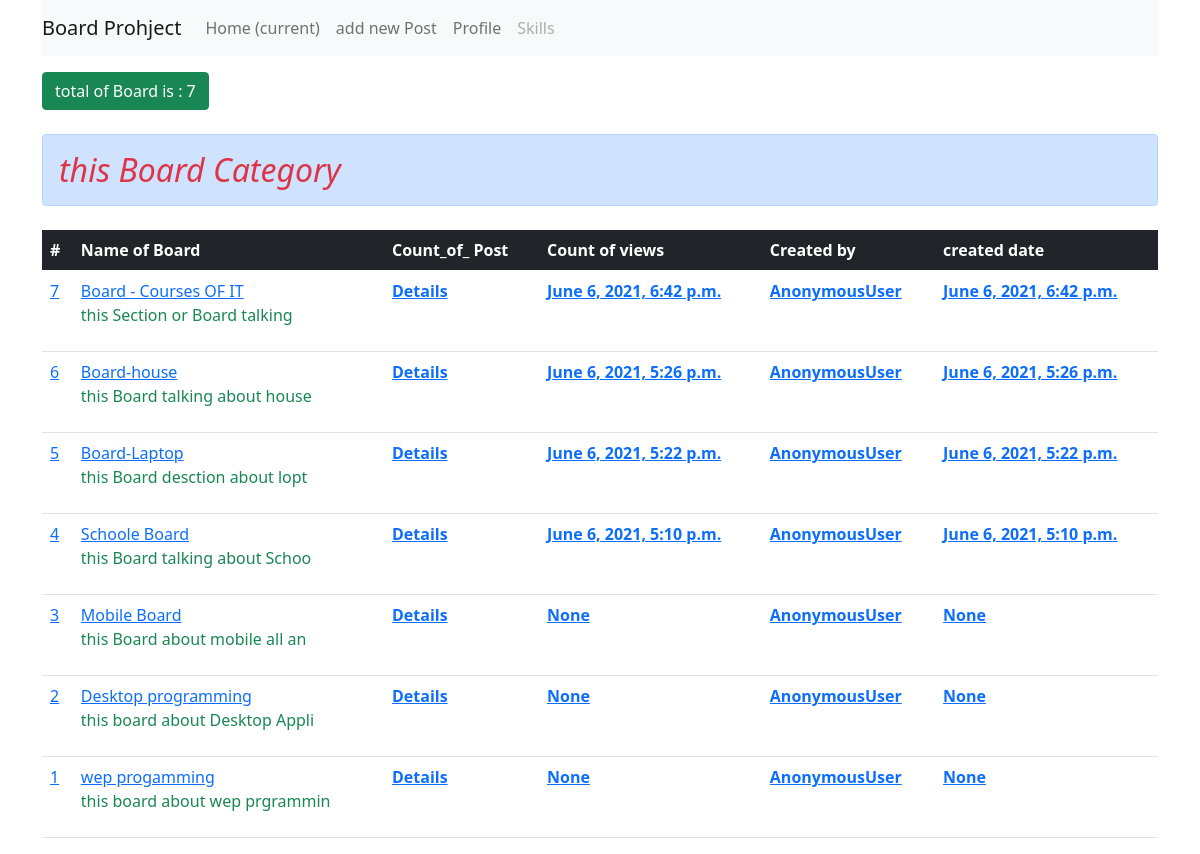
Before: / with the older database file.
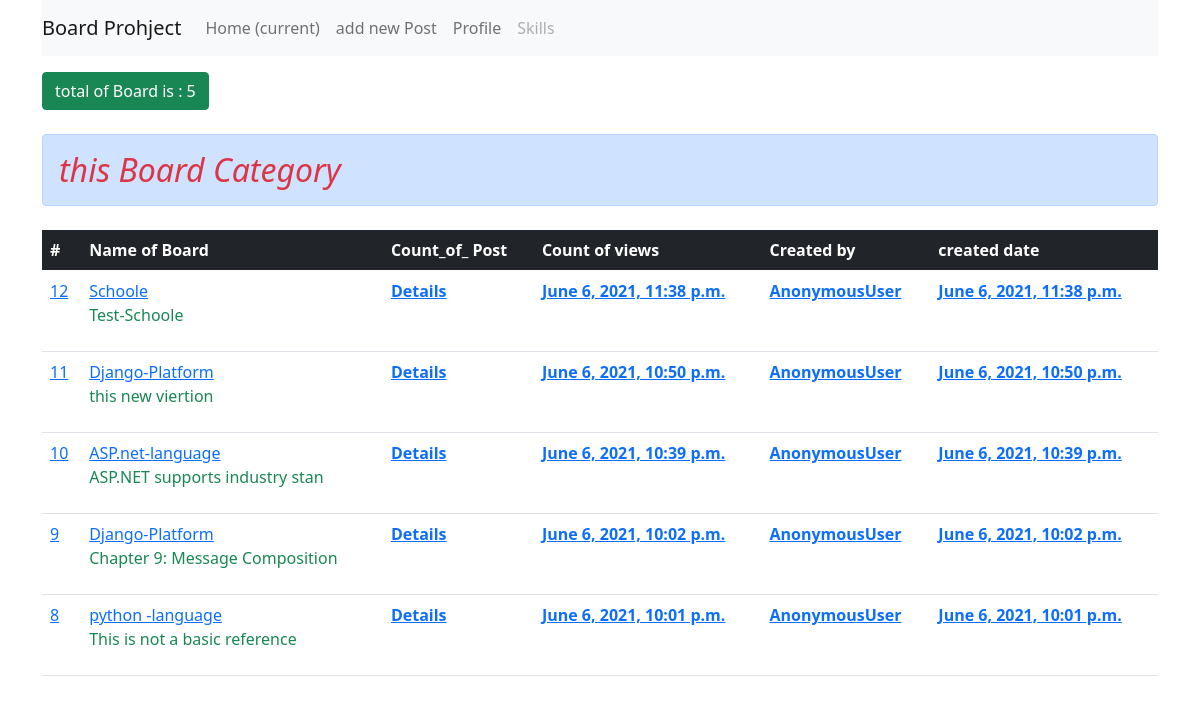
After: the same page with the newer database file.
### board/models.py (models this page shows, shortened)
class board(models.Model):
    board=models.CharField(max_length=100)
    describtion=models.TextField(max_length=4000)
    create_dt=models.DateTimeField(auto_now_add=True)

### board/views.py (the view)
# urls.py: path('',views.index,name='index'),
def index(request):
    myboard=board.objects.all().order_by('-id')
    context={
        'board':myboard,
    }
    return render(request,'index.html',context)

### templates/index.html (shortened to what this page needs)
{%extends 'base.html'%}
{%block content%}
<div class="btn btn-success mb-lg-4 mt-lg-3">total of Board is : {{board.count}}</div>
<h2><div class="alert alert-primary text-danger"><i  class="fa fa-book" aria-hidden="true"> this Board Category </i></div></h2>
<table class="table mt-lg-4">
    <thead class="bg-dark text-white">
      <tr>
        <th scope="col">#</th>
        <th scope="col">Name of Board</th>
        <th scope="col">Count_of_ Post</th>
        <th scope="col">Count of views </th>
        <th scope="col">Created by </th>
        <th scope="col">created date </th>
      </tr>
    </thead>
    <tbody>
        {%for n in board%}
        <tr>
          <td scope="col"><a href="{% url 'topic' n.id%}">{{n.id}}</a></td>
          <td scope="col"><a href="{% url 'topic' n.id %}">{{n.board}}</a><br>
          <p class="text-success">{{n.describtion |slice:30}}</p>
          </td>
          <th scope="col"><a href="{% url 'topic' n.id%}">Details</a></th>
          <th scope="col"><a href="{% url 'topic' n.id%}">{{n.create_dt}}</a></th>
          <th scope="col"><a href="{% url 'topic' n.id%}">{{user}}</a></th>
          <th scope="col"><a href="{% url 'topic' n.id%}">{{n.create_dt}}</a></th>
        </tr>
     {%endfor%}
    </tbody>
  </table>
{%endblock%}

### templates/base.html (shortened to what this page needs)
{% load static%}
<!DOCTYPE html>
<html lang="en">
<head>
    <link rel="stylesheet" href="{% static 'css/bootstrap.min.css'%}">
</head>
<body  class="container">
    <nav class="navbar navbar-expand-lg navbar-light bg-light">
        <a class="navbar-brand" href="{%url 'index'%}">Board Prohject </a>
        <div class="collapse navbar-collapse" id="navbarNav">
          <ul class="navbar-nav">
            <li class="nav-item active">
              <a class="nav-link" href="{%url 'index'%}">Home <span class="sr-only">(current)</span></a>
            </li>
            <li class="nav-item">
              <a class="nav-link" href="#">add new Post </a>
            </li>
            <li class="nav-item">
              <a class="nav-link" href="#">Profile</a>
            </li>
            <li class="nav-item">
              <a class="nav-link disabled" href="#">Skills</a>
            </li>
          </ul>
        </div>
      </nav>
    {%block content%}
    {%endblock%}
</body>
</html>

Changed rows visible on the page:
removed board: id "7", board "Board - Courses OF IT", describtion "this Section or Board talking", create_dt "June 6, 2021, 6:42 p.m.", user "AnonymousUser"
removed board: id "6", board "Board-house", describtion "this Board talking about house", create_dt "June 6, 2021, 5:26 p.m.", user "AnonymousUser"
removed board: id "5", board "Board-Laptop", describtion "this Board desction about lopt", create_dt "June 6, 2021, 5:22 p.m.", user "AnonymousUser"
removed board: id "4", board "Schoole Board", describtion "this Board talking about Schoo", create_dt "June 6, 2021, 5:10 p.m.", user "AnonymousUser"
removed board: id "3", board "Mobile Board", describtion "this Board about mobile all an", create_dt "None", user "AnonymousUser"
removed board: id "2", board "Desktop programming", describtion "this board about Desktop Appli", create_dt "None", user "AnonymousUser"
removed board: id "1", board "wep progamming", describtion "this board about wep prgrammin", create_dt "None", user "AnonymousUser"
added board: id "12", board "Schoole", describtion "Test-Schoole", create_dt "June 6, 2021, 11:38 p.m.", user "AnonymousUser"
added board: id "11", board "Django-Platform", describtion "this new viertion", create_dt "June 6, 2021, 10:50 p.m.", user "AnonymousUser"
added board: id "10", board "ASP.net-language", describtion "ASP.NET supports industry stan", create_dt "June 6, 2021, 10:39 p.m.", user "AnonymousUser"
added board: id "9", board "Django-Platform", describtion "Chapter 9: Message Composition", create_dt "June 6, 2021, 10:02 p.m.", user "AnonymousUser"
added board: id "8", board "python -language", describtion "This is not a basic reference", create_dt "June 6, 2021, 10:01 p.m.", user "AnonymousUser"
Other visible differences:
{{ board.count }}: "7" → "5"
